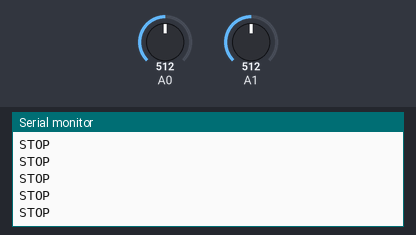
This sketch was run on a simulated Arduino Uno, built with avr-gcc and run on an emulated ATmega328P. Shown: the last lines printed to the serial monitor. Inputs (shaded band) come from the test bench; at power-on: A0 = 512, A1 = 512. No radio packets arrive unless stated.

Above: at 1.2 s.
1.3 s: A0 set to 784
2.8 s: A0 set to 816
At 2.82 s:
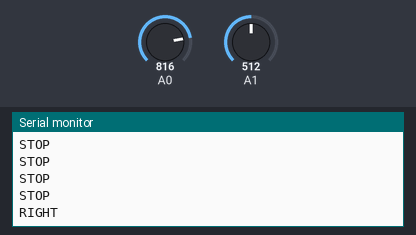
4.7 s: A1 set to 790
At 4.73 s:
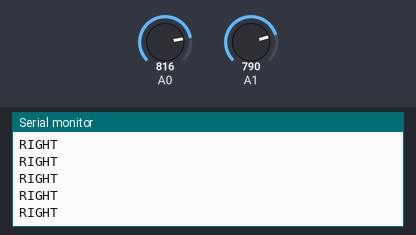
6.2 s: A1 set to 809
At 6.23 s:
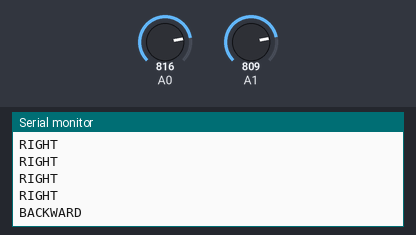

The sketch:

Remote_car_controller.ino
```cpp
#include <SPI.h>
#include <nRF24L01.h>
#include <RF24.h>

RF24 radio(7, 8); // CE, CSN

const byte address[6] = "00001";

void setup() {
  Serial.begin(9600);
  radio.begin();
  radio.openWritingPipe(address);
  radio.setPALevel(RF24_PA_MIN);
  radio.stopListening();
}

void loop() {
  int x = analogRead(A0);
  int y = analogRead(A1);

  bool backward = (y > 800);
  bool forward  = (y < 200);
  bool right    = (x > 800);
  bool left     = (x < 200);

  const char* command = "STOP";

  if (forward) {
    command = "FORWARD";
  }
  else if (backward) {
    command = "BACKWARD";
  }
  else if (right) {
    command = "RIGHT";
  }
  else if (left) {
    command = "LEFT";
  }

  Serial.println(command);
  radio.write(command, strlen(command) + 1);

  delay(50);
}


  // const char text[] = "Hello World";
  // Serial.write("Hello World");
  // Serial.write("\n");
  // radio.write(&text, sizeof(text));
  // delay(1000);
```

Measured:
- the behaviour switches between 800 and 801 on A0 (found by bisection; images 0 and 1)
- the behaviour switches between 800 and 801 on A1 (found by bisection; images 2 and 3)
- after the input at 2.8 s, the serial monitor: prints a new line at once (image 1)
- after the input at 6.2 s, the serial monitor: prints a new line at once (image 3)
